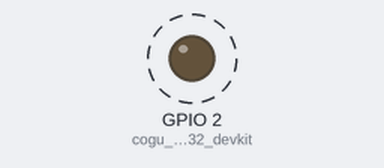
A sketch run on a simulated ESP32. On the bench: output pins drawn as LEDs (lit = HIGH). Dashed ring = blinking. What the sketch prints to the serial monitor is not drawn.

Above: at 0.6 s.
Timing chart, 0 to 4.8 s (numbered marks = the images above):
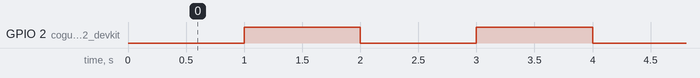

The sketch:

EnPinTest.ino
```cpp
// EN pini / acilis guvenilirligi test kodu.
// ESP32'yi PCB'den cikarip TEK BASINA (kamera, W5500, baska hicbir modul
// BAGLI DEGILKEN) test etmek icindir - amac, cip her guc verisinde kendi
// basina, hicbir ek donanim/karmasik kod olmadan duzgun acilip acilmadigini
// gormek. Eger bu test de ayni "sessiz kaliyor, RST'ye kadar hicbir sey
// yazmiyor" davranisini gosterirse, sorun kesinlikle EN pini/guc/modulun
// kendisinde demektir - PCB'deki baska bir sey (W5500, kamera vb.) suclu
// degildir.
//
// Kullanim: bu sketch'i yukleyin, Serial Monitor'u acik birakin (115200
// baud), sonra USB'yi COPARIP TAKMADAN sadece kartin kendi VIN/5V veya 3V3
// besleme hattini birkac kez kesip verin (gercek power-on-reset testi icin).
// Her guc verisinde "=== EN/BOOT TEST basladi ===" satirinin hemen cikip
// cikmadigina bakin.

void setup() {
  Serial.begin(115200);
  delay(200);
  Serial.println();
  Serial.println("=== EN/BOOT TEST basladi ===");

  esp_reset_reason_t reason = esp_reset_reason();
  Serial.print("Reset sebebi: ");
  switch (reason) {
    case ESP_RST_POWERON:  Serial.println("POWERON (gercek guc acilisi ya da EN pini toggle)"); break;
    case ESP_RST_EXT:      Serial.println("EXT (harici reset pini)"); break;
    case ESP_RST_SW:       Serial.println("SW (yazilimsal reset - esp_restart())"); break;
    case ESP_RST_PANIC:    Serial.println("PANIC (kod cokmesi)"); break;
    case ESP_RST_INT_WDT:  Serial.println("INT_WDT (ic watchdog)"); break;
    case ESP_RST_TASK_WDT: Serial.println("TASK_WDT (gorev watchdog'u)"); break;
    case ESP_RST_WDT:      Serial.println("WDT (diger watchdog)"); break;
    case ESP_RST_BROWNOUT: Serial.println("BROWNOUT - GERILIM DUSUSU! Guc kaynagi yetersiz/kararsiz."); break;
    case ESP_RST_SDIO:     Serial.println("SDIO"); break;
    default:               Serial.println((int)reason); break;
  }

  pinMode(2, OUTPUT); // cogu ESP32 devkit'inde onboard LED (GPIO2) - yoksa zararsiz, bos pin
}

unsigned long lastPrint = 0;
bool ledState = false;

void loop() {
  if (millis() - lastPrint >= 1000) {
    lastPrint = millis();
    Serial.printf("ALIVE t=%lus\n", millis() / 1000);
    ledState = !ledState;
    digitalWrite(2, ledState);
  }
}
```

Measured:
- by itself, GPIO 2 (cogu_ESP32_devkit): alternates HIGH for 1.0 s and LOW for 1.0 s
